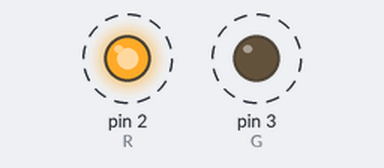
A sketch run on a simulated Arduino Uno, built with avr-gcc and run on an emulated ATmega328P. On the bench: output pins drawn as LEDs (lit = HIGH). Dashed ring = blinking.

Above: at 0.5 s.
Timing chart, 0 to 4.6 s (numbered marks = the images above):
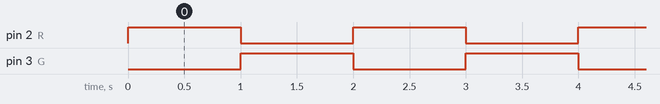

The sketch:

LED_two_colors.ino
```cpp
// First class, blink two LEDs
// Also, can use AETHDX or other switch
byte R = 2;
byte G = 3;

void setup() {
  pinMode(R,OUTPUT);
  pinMode(G,OUTPUT);
}

void loop() {
  digitalWrite(R,HIGH);
  digitalWrite(G,LOW);
  delay(1000);
  digitalWrite(R,LOW);
  digitalWrite(G,HIGH);
  delay(1000);
}
```

Measured:
- by itself, pin 2 (R), pin 3 (G): alternates HIGH for 1.0 s and LOW for 1.0 s
